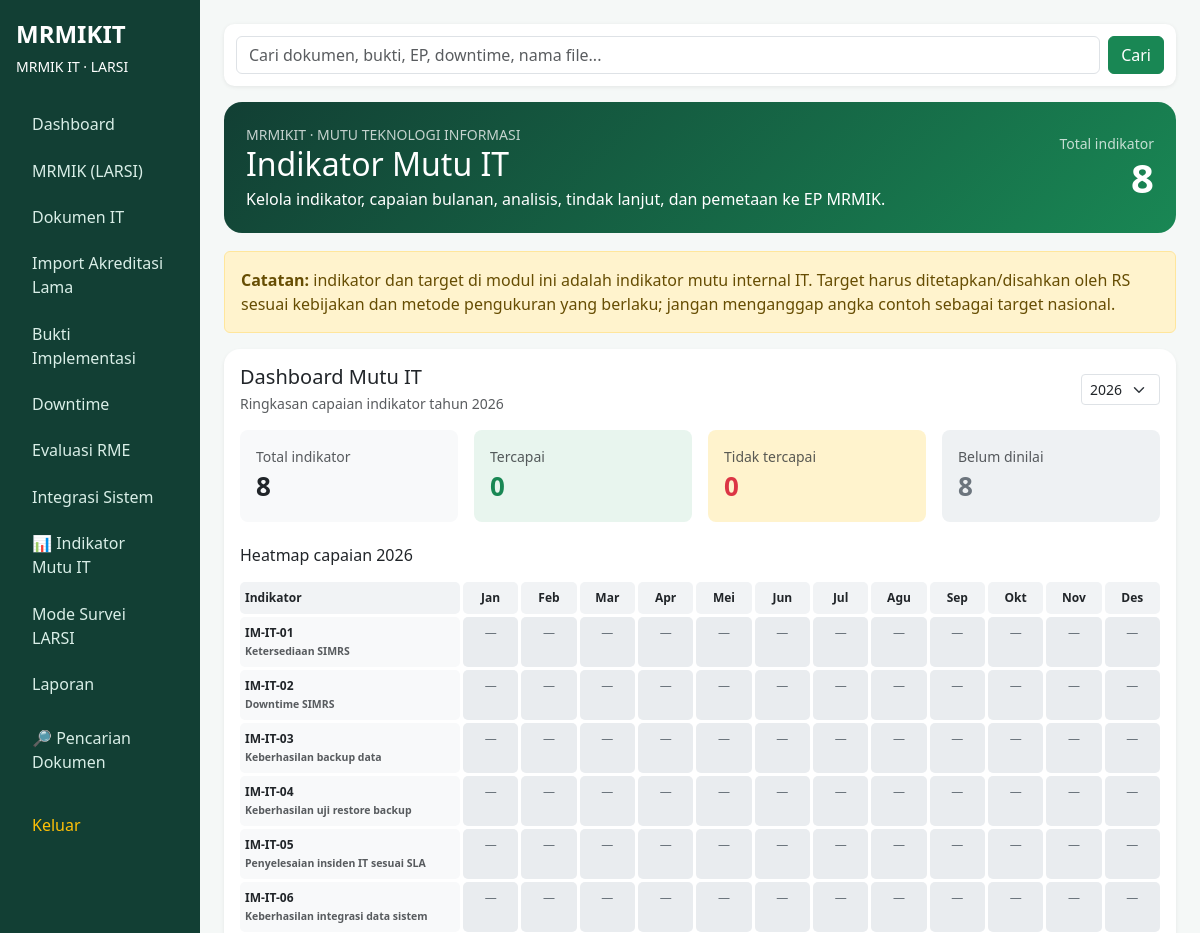
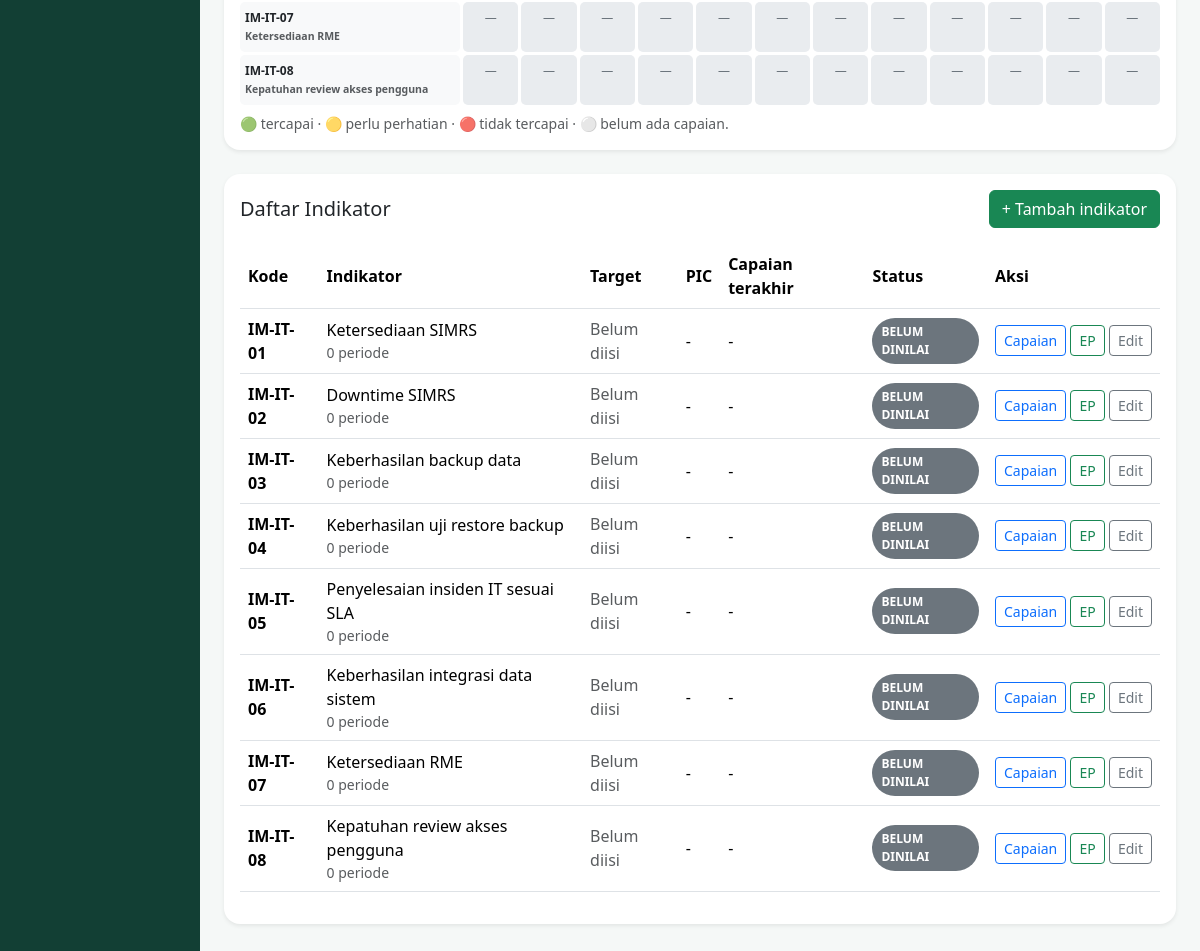
Screenshot of /indikator-mutu/index.php (signed in) with the database file from the repository (2 pictures, top to bottom).
### tables this page shows
CREATE TABLE IF NOT EXISTS mutu_indikator (
    id INT AUTO_INCREMENT PRIMARY KEY,
    kode VARCHAR(50) NOT NULL UNIQUE,
    nama VARCHAR(255) NOT NULL,
    definisi_operasional TEXT,
    numerator_label VARCHAR(255),
    denominator_label VARCHAR(255),
    formula TEXT,
    target DECIMAL(12,4) NULL,
    satuan VARCHAR(50) DEFAULT '%',
    arah ENUM('naik','turun','sesuai_target') NOT NULL DEFAULT 'sesuai_target',
    frekuensi ENUM('bulanan','triwulan','semester','tahunan') NOT NULL DEFAULT 'bulanan',
    sumber_data VARCHAR(255),
    metode_pengumpulan TEXT,
    pic_id INT NULL,
    aktif TINYINT(1) NOT NULL DEFAULT 1,
    created_by INT NULL,
    created_at TIMESTAMP DEFAULT CURRENT_TIMESTAMP,
    updated_at TIMESTAMP DEFAULT CURRENT_TIMESTAMP ON UPDATE CURRENT_TIMESTAMP,
    FOREIGN KEY(pic_id) REFERENCES pic(id) ON DELETE SET NULL
);

### indikator-mutu/index.php (the view, shortened to what this page needs)
<?php
require_once __DIR__.'/../config/auth.php';
function h($v){ return htmlspecialchars((string)$v, ENT_QUOTES, 'UTF-8'); }
$indikators=$pdo->query("
 SELECT i.*,p.nama pic_nama,
   (SELECT COUNT(*) FROM mutu_capaian c WHERE c.indikator_id=i.id) jumlah_periode,
   (SELECT c.status FROM mutu_capaian c WHERE c.indikator_id=i.id ORDER BY c.periode DESC LIMIT 1) status_terakhir,
   (SELECT c.capaian FROM mutu_capaian c WHERE c.indikator_id=i.id ORDER BY c.periode DESC LIMIT 1) capaian_terakhir
 FROM mutu_indikator i LEFT JOIN pic p ON p.id=i.pic_id
 WHERE i.aktif=1 ORDER BY i.kode")->fetchAll();
$year=(int)($_GET['tahun']??date('Y'));
$heatmapData=[];
foreach($indikators as $ii){
    $m=[];
    $heatmapData[(int)$ii['id']]=$m;
}
require __DIR__.'/../partials/header.php';
?>
<div class="mutu-hero">
 <div class="d-flex justify-content-between align-items-center flex-wrap gap-3">
  <div><div class="small opacity-75">MRMIKIT · MUTU TEKNOLOGI INFORMASI</div><h2 class="mb-1">Indikator Mutu IT</h2><div>Kelola indikator, capaian bulanan, analisis, tindak lanjut, dan pemetaan ke EP MRMIK.</div></div>
  <div class="text-end"><div class="small opacity-75">Total indikator</div><div class="display-6 fw-bold"><?=count($indikators)?></div></div>
 </div>
</div>
<div class="alert alert-warning"><strong>Catatan:</strong> indikator dan target di modul ini adalah indikator mutu internal IT. Target harus ditetapkan/disahkan oleh RS sesuai kebijakan dan metode pengukuran yang berlaku; jangan menganggap angka contoh sebagai target nasional.</div>
<div class="card shadow-sm mutu-card mb-4 mutu-kpi"><div class="card-body">
 <div class="d-flex justify-content-between align-items-center mb-3 flex-wrap gap-2">
  <div><h5 class="mb-1">Dashboard Mutu IT</h5><div class="small text-muted">Ringkasan capaian indikator tahun <?=h($year)?></div></div>
  <form class="d-flex gap-2" method="get"><input type="hidden" name="detail" value="<?=h($detailId)?>"><select name="tahun" class="form-select form-select-sm" onchange="this.form.submit()"><?php for($yy=date('Y')-2;$yy<=date('Y')+1;$yy++):?><option value="<?=$yy?>" <?=$year===$yy?'selected':''?>><?=$yy?></option><?php endfor;?></select></form>
 </div>
 <div class="row g-3 mb-4">
  <?php $tot=count($indikators);$ter=0;$tid=0;$bel=0;foreach($indikators as $ix){if(($ix['status_terakhir']??'')==='tercapai')$ter++;elseif(($ix['status_terakhir']??'')==='tidak_tercapai')$tid++;else $bel++;}?>
  <div class="col-md-3"><div class="p-3 bg-light rounded-3"><div class="small text-muted">Total indikator</div><div class="kpi-number"><?=$tot?></div></div></div>
  <div class="col-md-3"><div class="p-3 rounded-3" style="background:#e8f5ee"><div class="small text-muted">Tercapai</div><div class="kpi-number text-success"><?=$ter?></div></div></div>
  <div class="col-md-3"><div class="p-3 rounded-3" style="background:#fff3cd"><div class="small text-muted">Tidak tercapai</div><div class="kpi-number text-danger"><?=$tid?></div></div></div>
  <div class="col-md-3"><div class="p-3 rounded-3" style="background:#eef1f3"><div class="small text-muted">Belum dinilai</div><div class="kpi-number text-secondary"><?=$bel?></div></div></div>
 </div>
 <h6 class="mb-3">Heatmap capaian <?=h($year)?></h6>
 <div class="table-responsive"><div class="heatmap">
  <div class="hm-head text-start">Indikator</div><?php foreach(['Jan','Feb','Mar','Apr','Mei','Jun','Jul','Agu','Sep','Okt','Nov','Des'] as $mn):?><div class="hm-head"><?=$mn?></div><?php endforeach;?>
  <?php foreach($indikators as $ii):?><div class="hm-name"><?=h($ii['kode'])?><br><span class="small text-muted"><?=h($ii['nama'])?></span></div><?php for($mm=1;$mm<=12;$mm++):$hm=$heatmapData[(int)$ii['id']][$mm]??null;$hs=$hm['status']??'';$hc=$hs==='tercapai'?'hm-ok':($hs==='tidak_tercapai'?'hm-bad':($hs==='perlu_perhatian'?'hm-warn':'hm-empty'));?><div class="<?=$hc?>" title="<?=$hm&&$hm['capaian']!==null?h(round((float)$hm['capaian'],2).' '.$ii['satuan']):'Belum diinput'?>"><?=$hm&&$hm['capaian']!==null?h(round((float)$hm['capaian'],1)): '—'?></div><?php endfor;endforeach;?>
 </div></div>
 <div class="small text-muted mt-2">🟢 tercapai · 🟡 perlu perhatian · 🔴 tidak tercapai · ⚪ belum ada capaian.</div>
</div></div>
<div class="card shadow-sm mutu-card mb-4"><div class="card-body">
 <div class="d-flex justify-content-between align-items-center mb-3 flex-wrap gap-2"><h5 class="mb-0">Daftar Indikator</h5><button class="btn btn-success" data-bs-toggle="collapse" data-bs-target="#formIndikator">+ Tambah indikator</button></div>
 <div class="table-responsive"><table class="table align-middle">
 <thead><tr><th>Kode</th><th>Indikator</th><th>Target</th><th>PIC</th><th>Capaian terakhir</th><th>Status</th><th>Aksi</th></tr></thead>
 <tbody>
 <?php foreach($indikators as $i): ?>
 <tr>
  <td><strong><?=h($i['kode'])?></strong></td><td><?=h($i['nama'])?><div class="small text-muted"><?=$i['jumlah_periode']?> periode</div></td>
  <td><?= $i['target']!==null ? h($i['target']).' '.h($i['satuan']) : '<span class="text-muted">Belum diisi</span>'?></td>
  <td><?=h($i['pic_nama']??'-')?></td>
  <td><?= $i['capaian_terakhir']!==null ? h(round((float)$i['capaian_terakhir'],2)).' '.h($i['satuan']) : '-'?></td>
  <td><?php $s=$i['status_terakhir']??'belum_dinilai';?><span class="status-pill <?=($s==='tercapai'?'status-tercapai':($s==='tidak_tercapai'?'status-tidak':($s==='perlu_perhatian'?'status-perhatian':'status-belum')))?>"><?=strtoupper(str_replace('_',' ',$s))?></span></td>
  <td class="text-nowrap"><a class="btn btn-sm btn-outline-primary" href="?detail=<?=$i['id']?>">Capaian</a> <a class="btn btn-sm btn-outline-success" href="?map=<?=$i['id']?>">EP</a> <a class="btn btn-sm btn-outline-secondary" href="?edit=<?=$i['id']?>">Edit</a></td>
 </tr>
 <?php endforeach;?>
 </tbody></table></div>
</div></div>
<?php require __DIR__.'/../partials/footer.php';

### partials/header.php (shortened to what this page needs)
<!doctype html><html lang="id"><head><link href="https://cdn.jsdelivr.net/npm/bootstrap@5.3.3/dist/css/bootstrap.min.css" rel="stylesheet"></head><body><div class="container-fluid"><div class="row"><aside class="col-lg-2 sidebar p-3"><div class="brand fs-4 mb-1">MRMIKIT</div><div class="small mb-4">MRMIK IT · LARSI</div><nav><a href="/MRMIKIT/dashboard.php">Dashboard</a><a href="/MRMIKIT/mrmiK/">MRMIK (LARSI)</a><a href="/MRMIKIT/dokumen/">Dokumen IT</a><a href="/MRMIKIT/import-lama/">Import Akreditasi Lama</a><a href="/MRMIKIT/bukti/">Bukti Implementasi</a><a href="/MRMIKIT/downtime/">Downtime</a><a href="/MRMIKIT/evaluasi-rme/">Evaluasi RME</a><a href="/MRMIKIT/integrasi/">Integrasi Sistem</a><a href="/MRMIKIT/indikator-mutu/">📊 Indikator Mutu IT</a><a href="/MRMIKIT/mode-survei/">Mode Survei LARSI</a><a href="/MRMIKIT/laporan/">Laporan</a><a href="/MRMIKIT/pencarian/" class="mt-2">🔎 Pencarian Dokumen</a><a href="/MRMIKIT/logout.php" class="mt-3 text-warning">Keluar</a></nav></aside><main class="col-lg-10 p-4"><div class="global-search"><form class="row g-2 align-items-center" method="get" action="/MRMIKIT/pencarian/"><div class="col"><input type="search" name="q" class="form-control" value="<?=htmlspecialchars($_GET['q'] ?? '')?>" placeholder="Cari dokumen, bukti, EP, downtime, nama file..." aria-label="Pencarian MRMIKIT"></div><div class="col-auto"><button class="btn btn-success" type="submit">Cari</button></div></form></div>

### partials/footer.php (shortened to what this page needs)
</main></div></div></body></html>

### partials/header.php (style rules this page uses)
body { background:#f5f8f7 }
.sidebar { min-height:100vh;background:#123f34;color:#fff }
.sidebar a { color:#d9eee7;text-decoration:none;display:block;padding:.7rem 1rem;border-radius:.5rem }
.brand { font-weight:800 }
.table td,.table th { vertical-align:middle }
.global-search { background:#fff;border-radius:.65rem;padding:.75rem;margin:0 0 1rem 0;box-shadow:0 1px 4px rgba(0,0,0,.08) }
.global-search .form-control { min-width:0 }

### indikator-mutu/index.php (style rules this page uses)
.mutu-hero { background:linear-gradient(135deg,#123f34,#198754);color:#fff;border-radius:18px;padding:22px;margin-bottom:18px }
.mutu-card { border:0;border-radius:16px }
.status-pill { display:inline-block;border-radius:999px;padding:5px 9px;font-size:12px;font-weight:700 }
.status-belum { background:#6c757d;color:#fff }
.kpi-number { font-size:26px;font-weight:800 }
.mutu-kpi { border:0;border-radius:16px;box-shadow:0 2px 10px rgba(0,0,0,.06) }
.heatmap { display:grid;grid-template-columns:minmax(220px,1.6fr) repeat(12,minmax(34px,1fr));gap:3px;align-items:stretch }
.heatmap>div { padding:7px 5px;text-align:center;font-size:12px;border-radius:5px }
.hm-head { font-weight:700;background:#f1f3f5 }
.hm-name { text-align:left!important;font-weight:600;background:#f8f9fa }
.hm-empty { background:#e9ecef;color:#6c757d }

### rows the page displays
mutu_indikator: kode "IM-IT-01", nama "Ketersediaan SIMRS", jumlah_periode "0", shows "Belum diisi", pic_nama "-", s "BELUM DINILAI"
mutu_indikator: kode "IM-IT-02", nama "Downtime SIMRS", jumlah_periode "0", shows "Belum diisi", pic_nama "-", s "BELUM DINILAI"
mutu_indikator: kode "IM-IT-03", nama "Keberhasilan backup data", jumlah_periode "0", shows "Belum diisi", pic_nama "-", s "BELUM DINILAI"
mutu_indikator: kode "IM-IT-04", nama "Keberhasilan uji restore backup", jumlah_periode "0", shows "Belum diisi", pic_nama "-", s "BELUM DINILAI"
mutu_indikator: kode "IM-IT-05", nama "Penyelesaian insiden IT sesuai SLA", jumlah_periode "0", shows "Belum diisi", pic_nama "-", s "BELUM DINILAI"
mutu_indikator: kode "IM-IT-06", nama "Keberhasilan integrasi data sistem", jumlah_periode "0", shows "Belum diisi", pic_nama "-", s "BELUM DINILAI"
mutu_indikator: kode "IM-IT-07", nama "Ketersediaan RME", jumlah_periode "0", shows "Belum diisi", pic_nama "-", s "BELUM DINILAI"
mutu_indikator: kode "IM-IT-08", nama "Kepatuhan review akses pengguna", jumlah_periode "0", shows "Belum diisi", pic_nama "-", s "BELUM DINILAI"

### other values shown
count($indikators) "8"
$tot "8"
$ter "0"
$tid "0"
$bel "8"
$mn "Jan"
$mn "Feb"
$mn "Mar"
$mn "Apr"
$mn "Mei"
$mn "Jun"
$mn "Jul"
$mn "Agu"
$mn "Sep"
$mn "Okt"
